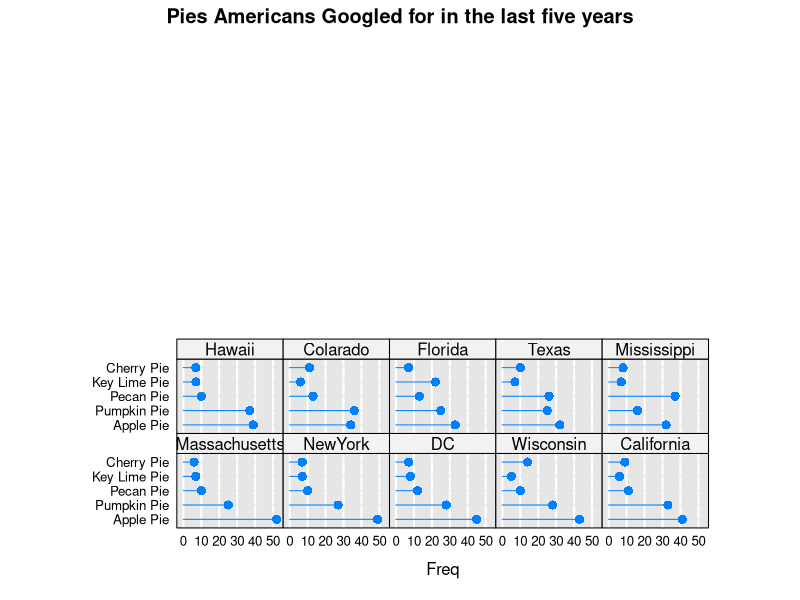
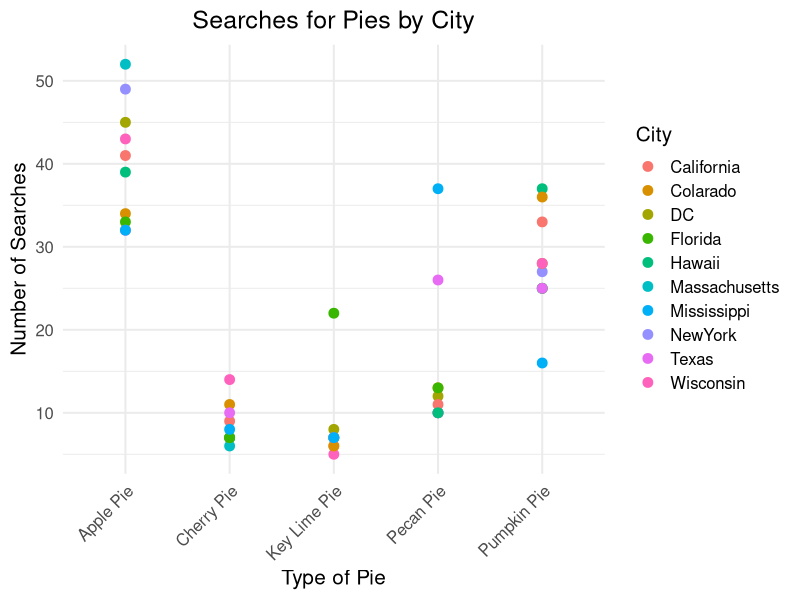
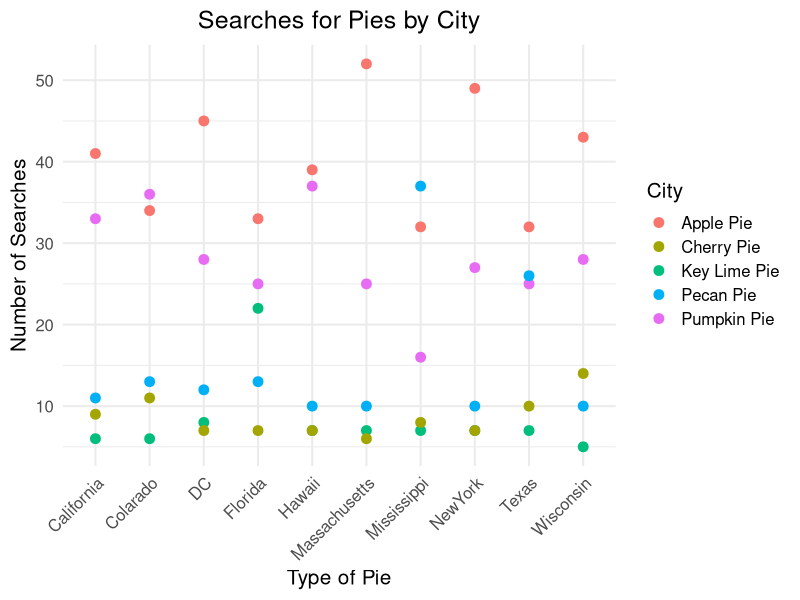
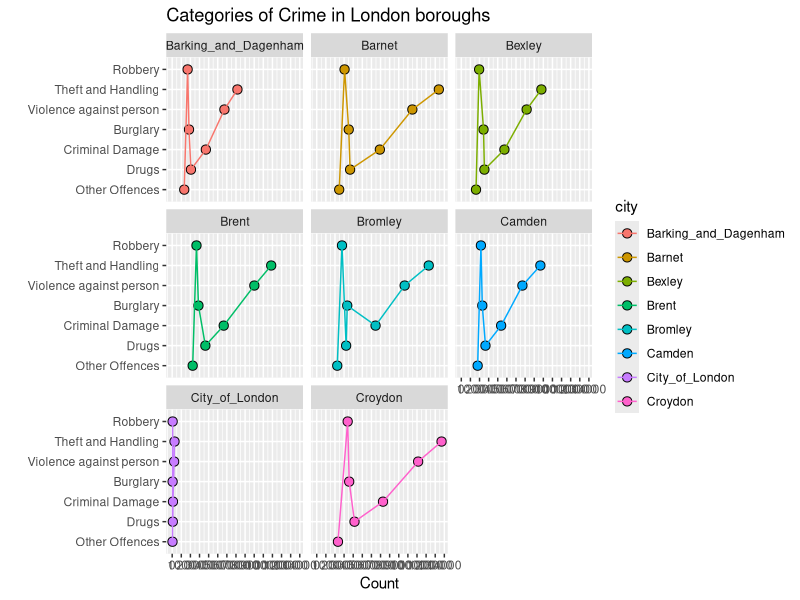
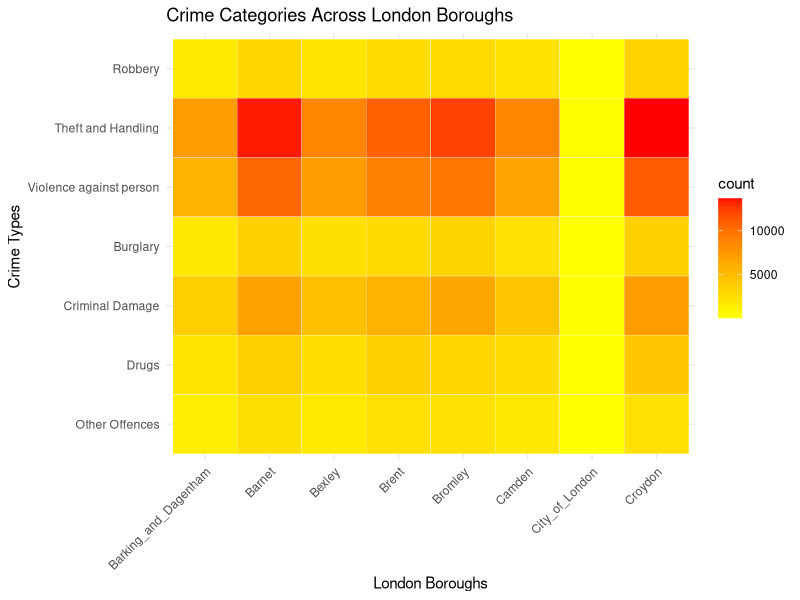

These charts were generated, in order, by the following R code:
## ---- chunk 1
library(lattice)
library(tidyverse)

hw <- theme_gray()+ theme(
  plot.title=element_text(hjust=0.5),
  plot.subtitle=element_text(hjust=0.5),
  plot.caption=element_text(hjust=-.5),
  
  strip.text.y = element_blank(),
  strip.background=element_rect(fill=rgb(.9,.95,1),
                                colour=gray(.5), linewidth =.2),
  
  panel.border=element_rect(fill=FALSE,colour=gray(.70)),
  panel.grid.minor.y = element_blank(),
  panel.grid.minor.x = element_blank(),
  panel.spacing.x = unit(0.10,"cm"),
  panel.spacing.y = unit(0.05,"cm"),
  
  # axis.ticks.y= element_blank()
  axis.ticks=element_blank(),
  axis.text=element_text(colour="black"),
  axis.text.y=element_text(margin=margin(0,3,0,3)),
  axis.text.x=element_text(margin=margin(-1,0,3,0))
)

Massachusetts <- c(52,25,10,7,6)
NewYork <- c(49,27,10,7,7)
DC <- c(45,28,12,8,7)
Wisconsin <- c(43,28,10,5,14)
California <- c(41,33,11,6,9)
Hawaii <- c(39,37,10,7,7)
Colarado <- c(34,36,13,6,11)
Florida <- c(33,25,13,22,7)
Texas <- c(32,25,26,7,10)
Mississippi <- c(32,16,37,7,8)

mat <- cbind(Massachusetts,NewYork,DC,Wisconsin,California,Hawaii,Colarado,Florida,Texas,Mississippi)
mat

type <- c("Apple Pie", "Pumpkin Pie", "Pecan Pie", "Key Lime Pie", "Cherry Pie")
City <- c("Massachusetts", "NewYork","DC","Wisconsin","California","Hawaii","Colarado","Florida","Texas","Mississippi")


colnames(mat) <- City
rownames(mat) <- type 
mat


oneColumn = dotplot(mat, groups = FALSE,
                    layout = c(5, 5), aspect = 0.7,
                    origin = 0,type = c("p","h"),
                    main = "Pies Americans Googled for in the last five years",
                    scales = list(x = list(tck = 0, alternating = FALSE)),
                    panel = function(...){
                      panel.fill(rgb(.9,.9,.9))
                      panel.grid(h = 0,v = -1,col = "white",lwd = 2)
                      panel.dotplot(col = rgb(0,.5,1),cex = 1.1,...)
                    }
)
oneColumn

mat_df <- as.data.frame(mat)
mat_df$City <- rownames(mat_df)

# Transform to long format
mat_long <- pivot_longer(mat_df, cols = -City, names_to = "Type", values_to = "Count")

# Create the scatter plot
scatter_plot <- ggplot(mat_long, aes(x = City, y = Count, color = Type)) +
  geom_point(size = 3) +  # Scatter points
  labs(title = "Searches for Pies by City",
       x = "Type of Pie",
       y = "Number of Searches",
       color = "City") +
  theme_minimal(base_size = 15) + 
  theme(plot.title = element_text(hjust = 0.5)) +  # Center title
  theme(axis.text.x = element_text(angle = 45, hjust = 1))  # Angle x-axis text for readability

# Display the plot
print(scatter_plot)


# Create the scatter plot
scatter_plot <- ggplot(mat_long, aes(x = Type, y = Count, color = City)) +
  geom_point(size = 3) +  # Scatter points
  labs(title = "Searches for Pies by City",
       x = "Type of Pie",
       y = "Number of Searches",
       color = "City") +
  theme_minimal(base_size = 15) + 
  theme(plot.title = element_text(hjust = 0.5)) +  # Center title
  theme(axis.text.x = element_text(angle = 45, hjust = 1))  # Angle x-axis text for readability

# Display the plot
print(scatter_plot)
## ---- chunk 2
library(lattice)
library(tidyverse)

Barking_and_Dagenham <- c(1694, 7160, 5732, 1846, 3696, 2060, 1324)
Barnet <- c( 3052, 13396, 10492, 3511, 6925, 3660, 2465)
Bexley <- c(1956, 8787, 7170, 2439, 4731, 2534, 1614)
Brent <- c(2667, 10865, 9014, 2882, 5655, 3642, 2249)
Bromley <- c(2770, 12289, 9646, 3347, 6454, 3225, 2251)
Camden <- c(2152, 8676, 6705, 2303, 4370, 2652, 1794)
City_of_London <- c(50, 254, 214, 48, 85, 69, 34)
Croydon <- c(3394, 13695, 11127, 3561, 7270, 4143, 2328)

cities <- cbind(Barking_and_Dagenham, Barnet, Bexley, Brent, Bromley, Camden, City_of_London, Croydon)
cities

crime <- c( "Robbery", "Theft and Handling",
           "Violence against person", "Burglary", "Criminal Damage", "Drugs", "Other Offences")
city <- c("Barking_and_Dagenham", "Barnet", "Bexley", "Brent", "Bromley", "Camden", "City_of_London", "Croydon")

colnames(cities) <- city
rownames(cities) <- crime
cities

typeMeans <- rowMeans(cities)
typeMeans

(typeOrd <- order(-typeMeans)) # in descending order
cbind(cities,typeMeans)[typeOrd,]

London_crimes <- as.data.frame(cities) # make a data.frame
London_crimes

types = rownames(London_crimes)
London_crimes$Types = factor(types, ordered = T, levels = rev(types) ) #including row labels as a new column and categorize them as a factor
London_crimes
rownames(London_crimes) = NULL # removing row names from the data set (Optional)
London_crimes

London_crimesType <- gather(London_crimes, key = city, value = count,Barking_and_Dagenham:Croydon,                      factor_key = T)

London_crimesType

ggplot(London_crimesType, aes(x= count,y=Types,fill = city,group = city)) +
  geom_point(shape = 21, size = 2.8) + 
  geom_line(aes(color = city)) +
  labs(x = "Count",y="",title = "Categories of Crime in London boroughs")+
  facet_wrap(~city)+ scale_x_continuous(breaks=seq(0,14000,by=1000))


ggplot(London_crimesType, aes(x = city, y = Types, fill = count)) +
  geom_tile(color = "white") +
  scale_fill_gradient(low = "yellow", high = "red") + # Adjust colors as needed
  labs(x = "London Boroughs", y = "Crime Types", title = "Crime Categories Across London Boroughs") +
  theme_minimal() + theme(axis.text.x = element_text(angle = 45, hjust = 1))


